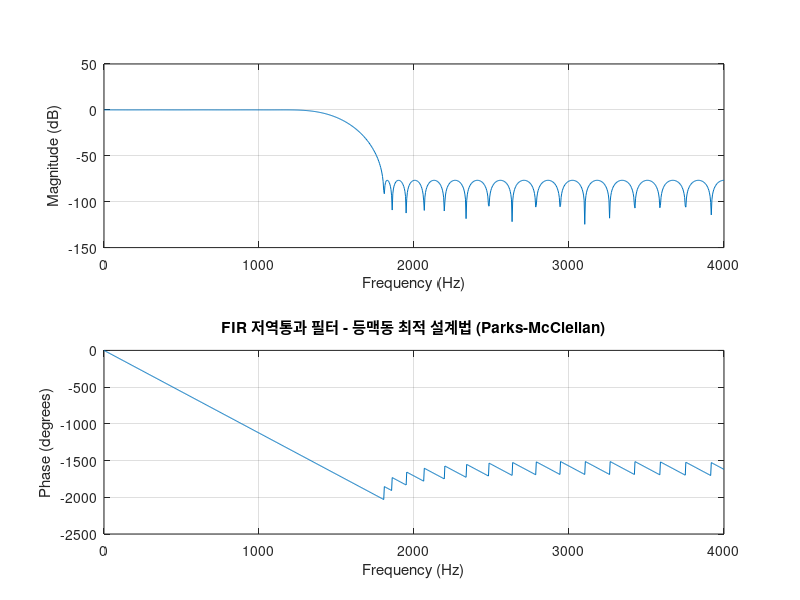

Reproduce this figure in MATLAB.
% FIR 저역통과 필터 설계 - 등맥동 최적 설계법

% 필터 사양
fs = 8000;              % 샘플링 주파수 (Hz)
N = 50;                 % 필터 차수 (계수 개수는 N+1 = 51)
fc_pass = 1200;         % 통과대역 경계
fc_stop = 1800;         % 차단대역 시작

% 정규화 주파수 계산
wp = fc_pass / (fs/2);  % 통과대역 정규화
ws = fc_stop / (fs/2);  % 차단대역 정규화

% 주파수 대역과 이상적 응답 정의
f = [0 wp ws 1];        % 주파수 벡터 (0~1 범위)
a = [1 1 0 0];           % 이상적 응답: 통과(1), 차단(0)
w = [1 10];              % 가중치: 차단대역 감쇠 강조

% FIR 필터 설계 (Parks-McClellan 알고리즘)
b_pm = firpm(N, f, a, w);

% 주파수 응답 시각화
figure;
freqz(b_pm, 1, 1024, fs);
title('FIR 저역통과 필터 - 등맥동 최적 설계법 (Parks-McClellan)');
